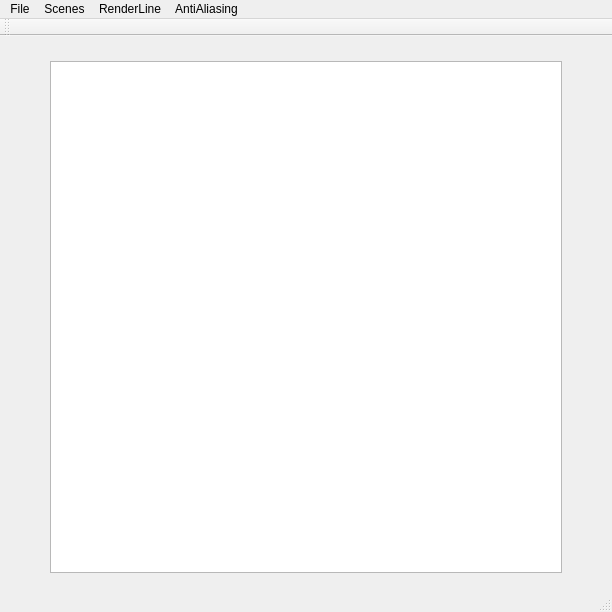
<?xml version="1.0" encoding="UTF-8"?>
<ui version="4.0">
 <class>MainWindow</class>
 <widget class="QMainWindow" name="MainWindow">
  <property name="geometry">
   <rect>
    <x>0</x>
    <y>0</y>
    <width>612</width>
    <height>612</height>
   </rect>
  </property>
  <property name="windowTitle">
   <string>MainWindow</string>
  </property>
  <widget class="QWidget" name="centralWidget">
   <widget class="QGraphicsView" name="scene_display">
    <property name="geometry">
     <rect>
      <x>50</x>
      <y>25</y>
      <width>512</width>
      <height>512</height>
     </rect>
    </property>
    <property name="verticalScrollBarPolicy">
     <enum>Qt::ScrollBarAlwaysOff</enum>
    </property>
    <property name="horizontalScrollBarPolicy">
     <enum>Qt::ScrollBarAlwaysOff</enum>
    </property>
    <property name="sizeAdjustPolicy">
     <enum>QAbstractScrollArea::AdjustToContents</enum>
    </property>
   </widget>
  </widget>
  <widget class="QMenuBar" name="menuBar">
   <property name="geometry">
    <rect>
     <x>0</x>
     <y>0</y>
     <width>612</width>
     <height>19</height>
    </rect>
   </property>
   <widget class="QMenu" name="menuFile">
    <property name="title">
     <string>File</string>
    </property>
    <addaction name="actionLoad_Scene"/>
    <addaction name="actionSave_Image"/>
    <addaction name="actionQuit_Esc"/>
   </widget>
   <widget class="QMenu" name="menuScenes">
    <property name="title">
     <string>Scenes</string>
    </property>
    <addaction name="actionEquilateral_Triangle"/>
   </widget>
   <widget class="QMenu" name="menuRenderingLine">
    <property name="title">
     <string>RenderLine</string>
    </property>
    <addaction name="separator"/>
    <addaction name="actionRenderingLines"/>
   </widget>
   <widget class="QMenu" name="menuAntiAliasing">
    <property name="title">
     <string>AntiAliasing</string>
    </property>
    <addaction name="action4X"/>
    <addaction name="action9X"/>
    <addaction name="action16X"/>
   </widget>
   <addaction name="menuFile"/>
   <addaction name="menuScenes"/>
   <addaction name="menuRenderingLine"/>
   <addaction name="menuAntiAliasing"/>
  </widget>
  <widget class="QToolBar" name="mainToolBar">
   <attribute name="toolBarArea">
    <enum>TopToolBarArea</enum>
   </attribute>
   <attribute name="toolBarBreak">
    <bool>false</bool>
   </attribute>
  </widget>
  <widget class="QStatusBar" name="statusBar"/>
  <action name="actionLoad_Scene">
   <property name="text">
    <string>Load Scene (Ctrl+O)</string>
   </property>
   <property name="shortcut">
    <string>Ctrl+O</string>
   </property>
  </action>
  <action name="actionSave_Image">
   <property name="text">
    <string>Save Image (Ctrl+S)</string>
   </property>
   <property name="shortcut">
    <string>Ctrl+S</string>
   </property>
  </action>
  <action name="actionEquilateral_Triangle">
   <property name="text">
    <string>Equilateral Triangle</string>
   </property>
  </action>
  <action name="actionQuit_Esc">
   <property name="text">
    <string>Quit (Esc)</string>
   </property>
  </action>
  <action name="actionRenderingLines">
   <property name="text">
    <string>RenderingLines(Load Scene)</string>
   </property>
  </action>
  <action name="action4X">
   <property name="text">
    <string>4X</string>
   </property>
  </action>
  <action name="action9X">
   <property name="text">
    <string>9X</string>
   </property>
  </action>
  <action name="action16X">
   <property name="text">
    <string>16X</string>
   </property>
  </action>
 </widget>
 <layoutdefault spacing="6" margin="11"/>
 <resources/>
 <connections/>
</ui>
